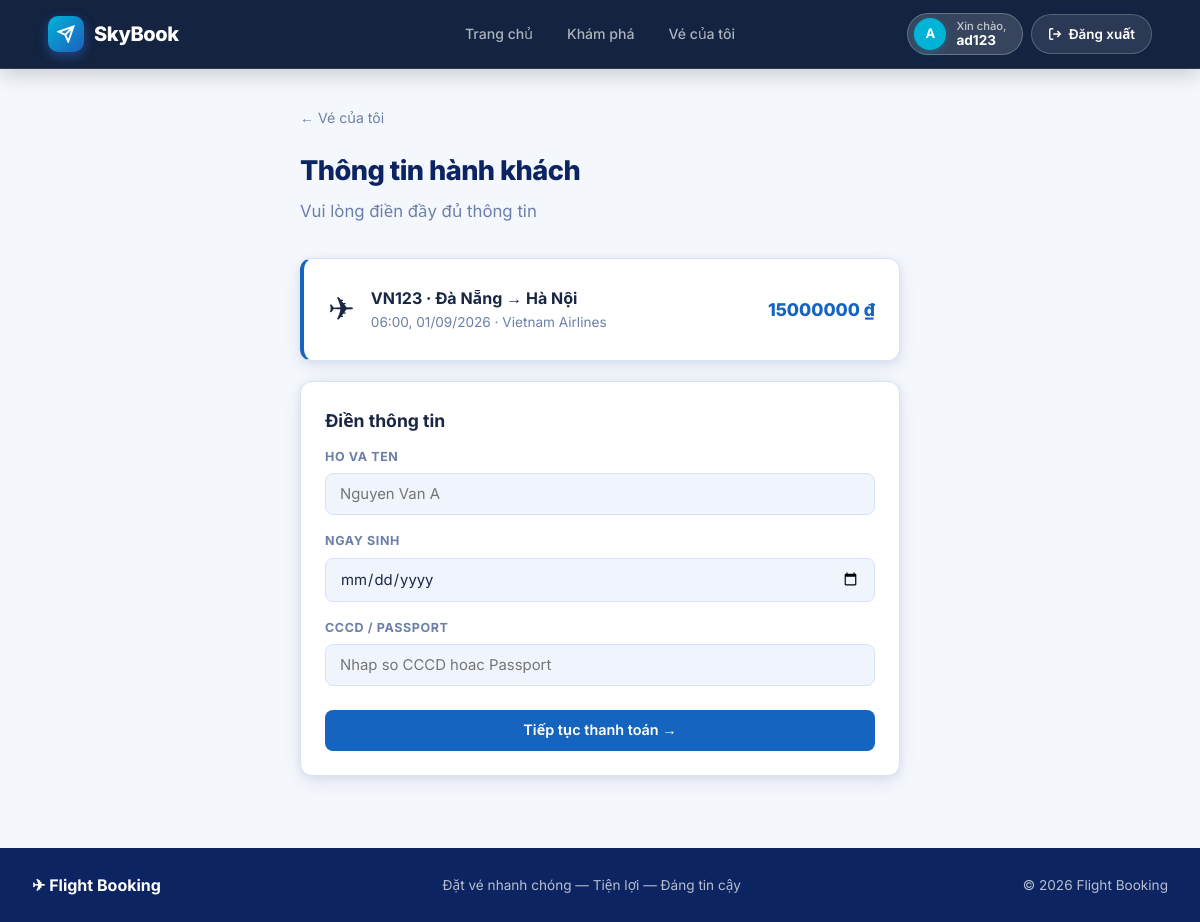
The page /bookings/passenger/7/ (signed in) on the database its author committed.
### bookings/models.py (models this page shows, shortened)
class Booking(models.Model):
    STATUS_CHOICES = [
        ("pending", "Pending"),
        ("paid", "Paid"),
        ("cancelled", "Cancelled"),
    ]
    user = models.ForeignKey(User, on_delete=models.CASCADE, related_name="bookings", db_index=True, verbose_name="User")
    flight = models.ForeignKey(Flight, on_delete=models.SET_NULL, null=True, blank=True, related_name="outbound_bookings", verbose_name="Outbound Flight")
    return_flight = models.ForeignKey(Flight, on_delete=models.SET_NULL, null=True, blank=True, related_name="return_bookings", verbose_name="Return Flight")
    booking_code = models.CharField(max_length=20, unique=True, verbose_name="Booking Code")
    booking_date = models.DateTimeField(auto_now_add=True, verbose_name="Booking Date")
    total_price = models.DecimalField(max_digits=12, decimal_places=2, verbose_name="Total Price")
    status = models.CharField(max_length=20, choices=STATUS_CHOICES, default="pending", verbose_name="Status")
    class Meta:
        verbose_name = "Booking"
        verbose_name_plural = "Bookings"

### flights/models.py (models this page shows, shortened)
class Flight(models.Model):
    STATUS_CHOICES = [
        ("scheduled", "Scheduled"),
        ("boarding", "Boarding"),
        ("departed", "Departed"),
        ("completed", "Completed"),
        ("cancelled", "Cancelled"),
    ]
    flight_number = models.CharField(max_length=20, verbose_name="Flight Number")
    airline = models.ForeignKey(Airline, on_delete=models.CASCADE, related_name="flights", verbose_name="Airline")
    aircraft = models.ForeignKey(Aircraft, on_delete=models.CASCADE, related_name="flights", verbose_name="Aircraft")
    departure_airport = models.ForeignKey(Airport, on_delete=models.CASCADE, related_name="departures", verbose_name="Departure Airport")
    arrival_airport = models.ForeignKey(Airport, on_delete=models.CASCADE, related_name="arrivals", verbose_name="Arrival Airport")
    departure_time = models.DateTimeField(db_index=True, verbose_name="Departure Time")
    arrival_time = models.DateTimeField(verbose_name="Arrival Time")
    price = models.DecimalField(max_digits=12, decimal_places=2, verbose_name="Base Price")
    status = models.CharField(max_length=20, choices=STATUS_CHOICES, default="scheduled", db_index=True, verbose_name="Status")
    class Meta:
        verbose_name = "Flight"
        verbose_name_plural = "Flights"

class Airport(models.Model):
    name = models.CharField(max_length=150, verbose_name="Airport Name")
    code = models.CharField(max_length=10, unique=True, verbose_name="Airport Code")
    city = models.CharField(max_length=100, verbose_name="City")
    class Meta:
        verbose_name = "Airport"
        verbose_name_plural = "Airports"

class Airline(models.Model):
    name = models.CharField(max_length=100, verbose_name="Airline Name")
    code = models.CharField(max_length=10, unique=True, verbose_name="Airline Code")
    logo = models.URLField(blank=True, verbose_name="Logo URL")
    class Meta:
        verbose_name = "Airline"
        verbose_name_plural = "Airlines"

### bookings/views.py (the view)
@login_required(login_url="/users/login/")
def passenger(request, booking_id):
    booking = get_object_or_404(Booking, id=booking_id, user=request.user)
    if request.method == "POST":
        form = PassengerForm(request.POST)
        if form.is_valid():
            p = Passenger.objects.create(
                booking=booking,
                full_name=form.cleaned_data["full_name"],
                date_of_birth=form.cleaned_data.get("date_of_birth"),
                passport_number=form.cleaned_data.get("passport_number", "")
            )
            seat_number = request.session.pop("selected_seat", "N/A")
            if booking.flight:
                Ticket.objects.create(
                    booking=booking,
                    passenger=p,
                    flight=booking.flight,
                    seat_number=seat_number,
                    price=booking.total_price
                )
            return redirect("payment", booking_id=booking.id)
    else:
        form = PassengerForm()
    return render(
        request,
        "bookings/passenger.html",
        {"booking": booking, "form": form}
    )

### bookings/forms.py
class PassengerForm(forms.Form):
    full_name = forms.CharField(
        max_length=150,
        label="Ho va ten",
        widget=forms.TextInput(attrs={"placeholder": "Nguyen Van A"})
    )
    date_of_birth = forms.DateField(
        label="Ngay sinh",
        required=False,
        widget=forms.DateInput(attrs={"type": "date"})
    )
    passport_number = forms.CharField(
        max_length=50,
        label="CCCD / Passport",
        required=False,
        widget=forms.TextInput(attrs={"placeholder": "Nhap so CCCD hoac Passport"})
    )

### templates/bookings/passenger.html (shortened to what this page needs)
{% extends "base.html" %}
{% block content %}
<div style="max-width:600px;margin:0 auto;">
  <a href="{% url 'my_bookings' %}" class="back-link">← Vé của tôi</a>
  <h1 style="margin-bottom:4px;">Thông tin hành khách</h1>
  <p class="page-subtitle">Vui lòng điền đầy đủ thông tin</p>
  {% if booking.flight %}
  <div class="card" style="margin-bottom:20px;border-left:4px solid var(--blue);display:flex;align-items:center;gap:16px;">
    <div style="font-size:2rem;">✈</div>
    <div>
      <div style="font-weight:700;font-size:1rem;">{{ booking.flight.flight_number }} · {{ booking.flight.departure_airport.city }} → {{ booking.flight.arrival_airport.city }}</div>
      <div style="font-size:.85rem;color:var(--muted);">{{ booking.flight.departure_time|date:"H:i, d/m/Y" }} · {{ booking.flight.airline.name }}</div>
    </div>
    <div style="margin-left:auto;font-size:1.1rem;font-weight:800;color:var(--blue);">{{ booking.total_price|floatformat:0 }} ₫</div>
  </div>
  {% endif %}
  <div class="card">
    <h2>Điền thông tin</h2>
    <form method="POST">
      {% for field in form %}
      <div>
        <label for="{{ field.id_for_label }}">{{ field.label }}</label>
        {{ field }}
      </div>
      {% endfor %}
      <button type="submit" class="btn btn-primary btn-full" style="margin-top:8px;">Tiếp tục thanh toán →</button>
    </form>
  </div>
</div>
{% endblock %}

### templates/partials/navbar.html (shortened to what this page needs)
{% load static %}
<header class="navbar-glass" id="main-nav">
  <div class="navbar-inner">
    <a href="{% url 'home' %}" class="navbar-brand">
      <div class="brand-icon" style="background: linear-gradient(135deg, #00B4D8, #1E5FBE);">
        <svg width="18" height="18" viewBox="0 0 24 24" fill="none" stroke="currentColor" stroke-width="2.5">
          <path d="M22 2L11 13M22 2l-7 20-4-9-9-4 20-7z"/>
        </svg>
      </div>
      <span style="font-weight: 800;">SkyBook</span>
    </a>
    <nav class="nav-links">
      <a href="{% url 'home' %}" class="nav-link {% if request.resolver_match.url_name == 'home' %}nav-link--active{% endif %}">Trang chủ</a>
      <a href="{% url 'recommendations' %}" class="nav-link {% if request.resolver_match.url_name == 'recommendations' %}nav-link--active{% endif %}">Khám phá</a>
      {% if user.is_authenticated %}
        <a href="{% url 'my_bookings' %}" class="nav-link {% if request.resolver_match.url_name == 'my_bookings' %}nav-link--active{% endif %}">Vé của tôi</a>
      {% endif %}
    </nav>
    <div class="nav-actions">
      {% if user.is_authenticated %}
        <div class="nav-user-pill" style="background: rgba(255,255,255,0.15); border: 1px solid rgba(255,255,255,0.25); border-radius: 99px; padding: 4px 16px 4px 6px; display: flex; align-items: center; gap: 10px;">
          <div class="nav-avatar" style="background: #00B4D8; width: 32px; height: 32px; border-radius: 50%; display: flex; align-items: center; justify-content: center; font-weight: bold; color: white; box-shadow: 0 2px 8px rgba(0,180,216,0.3);">{{ user.username|slice:":1"|upper }}</div>
          <div class="nav-user-info" style="display: flex; flex-direction: column; line-height: 1.1;">
            <span class="nav-user-greeting" style="font-size: 0.7rem; color: rgba(255,255,255,0.7);">Xin chào,</span>
            <span class="nav-username" style="font-size: 0.85rem; font-weight: 700; color: white;">{{ user.username }}</span>
          </div>
        </div>
        <a href="{% url 'logout' %}" class="btn-nav-logout" title="Đăng xuất" style="background: rgba(255,255,255,0.1); color: #fff; border: 1px solid rgba(255,255,255,0.2); padding: 8px 16px; border-radius: 99px; display: flex; align-items: center; gap: 6px; font-weight: 600; text-decoration: none; transition: 0.2s;">
          <svg width="14" height="14" viewBox="0 0 24 24" fill="none" stroke="currentColor" stroke-width="2.5">
            <path d="M9 21H5a2 2 0 0 1-2-2V5a2 2 0 0 1 2-2h4M16 17l5-5-5-5M21 12H9"/>
          </svg>
          Đăng xuất
        </a>
      {% endif %}
    </div>
  </div>
</header>

### templates/partials/navbar.html (style rules this page uses)
header.navbar-glass { position: fixed !important; top: 0; left: 0; right: 0; width: 100%; z-index: 1000; transition: all 0.3s ease; background: rgba(15, 31, 61, 0.98) !important; backdrop-filter: blur(16px) !important; -webkit-backdrop-filter: blur(16px) !important; border-bottom: 1px solid rgba(255, 255, 255, 0.1) !important; box-shadow: 0 4px 24px rgba(0, 0, 0, 0.2) !important; }

### rows shown on the page
Booking: flight.flight_number "VN123", flight.departure_airport.city "Đà Nẵng", flight.arrival_airport.city "Hà Nội", flight.departure_time "06:00, 01/09/2026", flight.airline.name "Vietnam Airlines", total_price "15000000"

### other values the page prints
{{ user.username|slice:":1"|upper }} "A"
{{ user.username }} "ad123"
{{ field.label }} "HO VA TEN" "NGAY SINH" "CCCD / PASSPORT"
